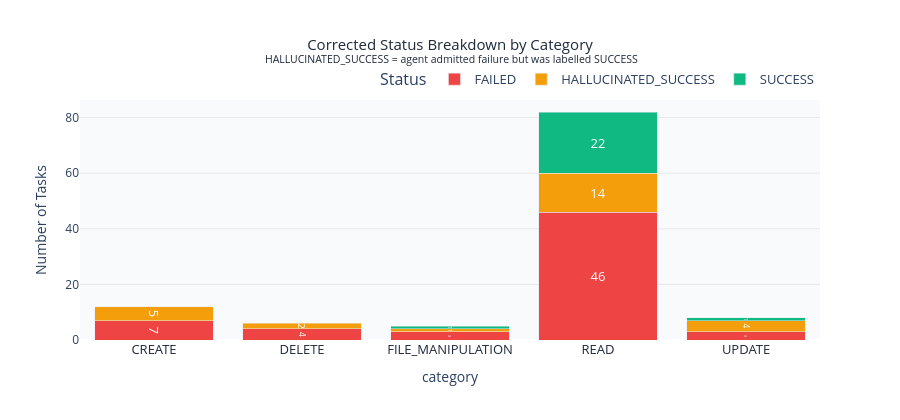
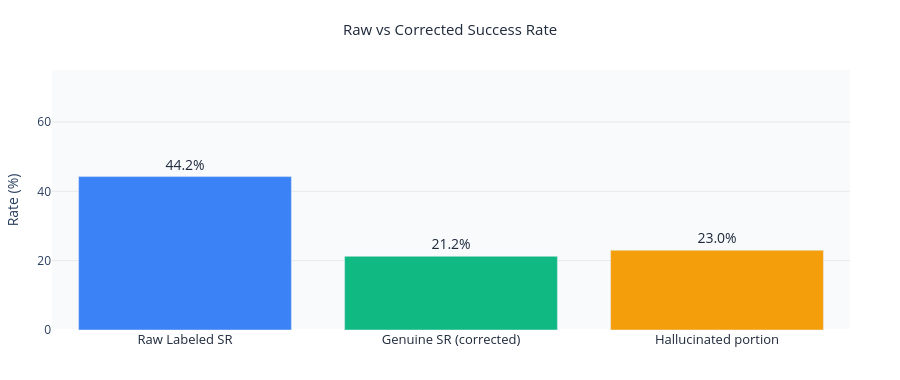

The code cell stored with these charts, in order, in its notebook:
### Markdown cell above
## Data Quality — Hallucinated SUCCESS Labels
Agent marks tasks SUCCESS but final answer admits failure. These are corrected below.

### Code cell
# ══ Hallucinated SUCCESS — Detail View ══
hallucinated_df = df[df['is_hallucinated']].copy()

print(f'Hallucinated SUCCESS tasks: {len(hallucinated_df)}')
print()

# ── Chart 1: Hallucinated vs Genuine by category ──
status_cat = df.groupby(['category','corrected_status']).size().reset_index(name='count')
color_map = {
    'SUCCESS':              '#10B981',
    'FAILED':               '#EF4444',
    'HALLUCINATED_SUCCESS': '#F59E0B',
}
fig1 = px.bar(
    status_cat,
    x='category', y='count', color='corrected_status',
    color_discrete_map=color_map,
    barmode='stack',
    text='count',
    title='Corrected Status Breakdown by Category<br><sup> HALLUCINATED_SUCCESS = agent admitted failure but was labelled SUCCESS</sup>',
    labels={'count': 'Tasks', 'corrected_status': 'Status'}
)
fig1.update_traces(textposition='inside', textfont_size=13, textfont_color='white',
                   insidetextanchor='middle')
fig1.update_layout(
    height=420, plot_bgcolor='#f8fafc', paper_bgcolor='white',
    legend=dict(title='Status', font=dict(size=13), orientation='h',
                yanchor='bottom', y=1.02, xanchor='right', x=1),
    xaxis=dict(tickfont=dict(size=13, color='#1e293b')),
    yaxis=dict(title='Number of Tasks', tickfont=dict(size=12),
               showgrid=True, gridcolor='rgba(0,0,0,0.07)'),
    title_font=dict(size=15, color='#1e293b'),
    title_x=0.5
)
fig1.show()

# ── Chart 2: Raw vs Corrected success rate ──
raw_sr    = (df['status'] == 'SUCCESS').mean() * 100
true_sr   = df['is_success'].mean() * 100
halluc_sr = df['is_hallucinated'].mean() * 100

fig2 = go.Figure()
fig2.add_trace(go.Bar(
    x=['Raw Labeled SR', 'Genuine SR (corrected)', 'Hallucinated portion'],
    y=[raw_sr, true_sr, halluc_sr],
    marker_color=['#3B82F6', '#10B981', '#F59E0B'],
    text=[f'{v:.1f}%' for v in [raw_sr, true_sr, halluc_sr]],
    textposition='outside',
    textfont=dict(size=14, color='#1e293b'),
    cliponaxis=False,
))
fig2.update_layout(
    title=dict(text='Raw vs Corrected Success Rate',
               font=dict(size=15, color='#1e293b'), x=0.5, xanchor='center'),
    yaxis=dict(title='Rate (%)', range=[0, 75],
               showgrid=True, gridcolor='rgba(0,0,0,0.07)', tickfont=dict(size=12)),
    xaxis=dict(tickfont=dict(size=13, color='#1e293b')),
    height=380, plot_bgcolor='#f8fafc', paper_bgcolor='white',
    showlegend=False, margin=dict(t=70, b=50, l=50, r=50)
)
fig2.show()

# ── Table: all hallucinated tasks ──
cols = ['task_id','category','url_domain','steps_taken','final_answer']
print('\nAll hallucinated SUCCESS tasks:')
for _, r in hallucinated_df[cols].iterrows():
    snippet = str(r['final_answer'])[:120].replace('\n',' ')
    print(f"  [{r['task_id']}] {r['category']} | {r['url_domain']}")
    print(f"    → {snippet!r}")

### Figure 1 — Plotly figure (JSON) as saved in the notebook; plotly's stock layout.template omitted (floating-point values rounded to 4 significant figures)
{"data": [{"alignmentgroup": "True", "hovertemplate": "Status=FAILED<br>category=%{x}<br>Tasks=%{text}<extra></extra>", "insidetextanchor": "middle", "legendgroup": "FAILED", "marker": {"color": "#EF4444", "pattern": {"shape": ""}}, "name": "FAILED", "offsetgroup": "FAILED", "orientation": "v", "showlegend": true, "text": [7, 4, 3, 46, 3], "textfont": {"color": "white", "size": 13}, "textposition": "inside", "type": "bar", "x": ["CREATE", "DELETE", "FILE_MANIPULATION", "READ", "UPDATE"], "xaxis": "x", "y": [7, 4, 3, 46, 3], "yaxis": "y"}, {"alignmentgroup": "True", "hovertemplate": "Status=HALLUCINATED_SUCCESS<br>category=%{x}<br>Tasks=%{text}<extra></extra>", "insidetextanchor": "middle", "legendgroup": "HALLUCINATED_SUCCESS", "marker": {"color": "#F59E0B", "pattern": {"shape": ""}}, "name": "HALLUCINATED_SUCCESS", "offsetgroup": "HALLUCINATED_SUCCESS", "orientation": "v", "showlegend": true, "text": [5, 2, 1, 14, 4], "textfont": {"color": "white", "size": 13}, "textposition": "inside", "type": "bar", "x": ["CREATE", "DELETE", "FILE_MANIPULATION", "READ", "UPDATE"], "xaxis": "x", "y": [5, 2, 1, 14, 4], "yaxis": "y"}, {"alignmentgroup": "True", "hovertemplate": "Status=SUCCESS<br>category=%{x}<br>Tasks=%{text}<extra></extra>", "insidetextanchor": "middle", "legendgroup": "SUCCESS", "marker": {"color": "#10B981", "pattern": {"shape": ""}}, "name": "SUCCESS", "offsetgroup": "SUCCESS", "orientation": "v", "showlegend": true, "text": [1, 22, 1], "textfont": {"color": "white", "size": 13}, "textposition": "inside", "type": "bar", "x": ["FILE_MANIPULATION", "READ", "UPDATE"], "xaxis": "x", "y": [1, 22, 1], "yaxis": "y"}], "layout": {"barmode": "stack", "height": 420, "legend": {"font": {"size": 13}, "orientation": "h", "title": {"text": "Status"}, "tracegroupgap": 0, "x": 1, "xanchor": "right", "y": 1.02, "yanchor": "bottom"}, "paper_bgcolor": "white", "plot_bgcolor": "#f8fafc", "title": {"font": {"color": "#1e293b", "size": 15}, "text": "Corrected Status Breakdown by Category<br><sup> HALLUCINATED_SUCCESS = agent admitted failure but was labelled SUCCESS</sup>", "x": 0.5}, "xaxis": {"anchor": "y", "domain": [0, 1], "tickfont": {"color": "#1e293b", "size": 13}, "title": {"text": "category"}}, "yaxis": {"anchor": "x", "domain": [0, 1], "gridcolor": "rgba(0,0,0,0.07)", "showgrid": true, "tickfont": {"size": 12}, "title": {"text": "Number of Tasks"}}}}

### Figure 2 — Plotly figure (JSON) as saved in the notebook; plotly's stock layout.template omitted (floating-point values rounded to 4 significant figures)
{"data": [{"cliponaxis": false, "marker": {"color": ["#3B82F6", "#10B981", "#F59E0B"]}, "text": ["44.2%", "21.2%", "23.0%"], "textfont": {"color": "#1e293b", "size": 14}, "textposition": "outside", "type": "bar", "x": ["Raw Labeled SR", "Genuine SR (corrected)", "Hallucinated portion"], "y": [44.25, 21.24, 23.01]}], "layout": {"height": 380, "margin": {"b": 50, "l": 50, "r": 50, "t": 70}, "paper_bgcolor": "white", "plot_bgcolor": "#f8fafc", "showlegend": false, "title": {"font": {"color": "#1e293b", "size": 15}, "text": "Raw vs Corrected Success Rate", "x": 0.5, "xanchor": "center"}, "xaxis": {"tickfont": {"color": "#1e293b", "size": 13}}, "yaxis": {"gridcolor": "rgba(0,0,0,0.07)", "range": [0, 75], "showgrid": true, "tickfont": {"size": 12}, "title": {"text": "Rate (%)"}}}}
